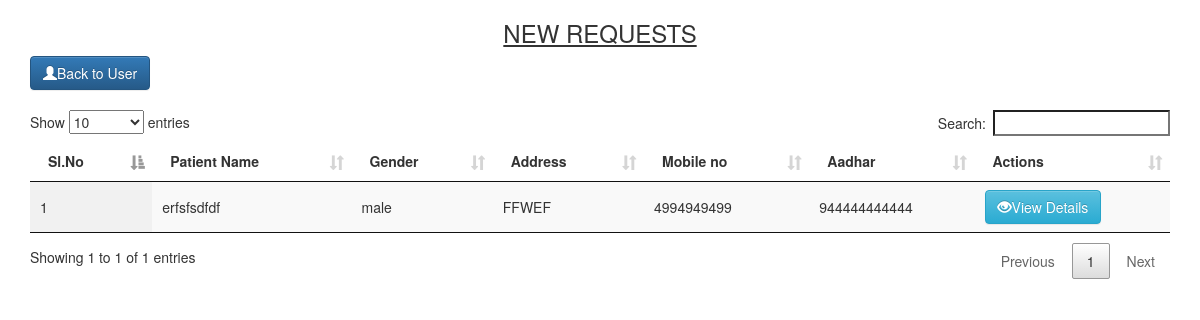
/Login/applicant/newpatient.php (signed in), run on the app's committed database.
### tables this page shows
CREATE TABLE IF NOT EXISTS `patients` (
  `p_name` varchar(255) NOT NULL,
  `p_age` varchar(100) NOT NULL,
  `p_dob` varchar(255) NOT NULL,
  `p_gender` varchar(255) NOT NULL,
  `p_address` varchar(255) NOT NULL,
  `p_mob` varchar(255) NOT NULL,
  `p_aadhar` varchar(255) NOT NULL,
  `p_verify` varchar(255) NOT NULL,
  `a_aadhar` varchar(255) NOT NULL,
  `a_name` varchar(255) NOT NULL,
  `p_date` date DEFAULT NULL,
  `comment` varchar(255) NOT NULL,
  `rej_date` varchar(255) DEFAULT NULL,
  PRIMARY KEY (`p_aadhar`)
);

CREATE TABLE IF NOT EXISTS `checkup` (
  `p_aadhar` varchar(255) NOT NULL,
  `p_landmark` varchar(255) NOT NULL,
  `p_disease` varchar(255) NOT NULL,
  `p_curr_stat` varchar(255) NOT NULL,
  `p_curr_check_stat` varchar(255) NOT NULL,
  `p_curr_hlth_cond` varchar(255) NOT NULL,
  `checkup_date` varchar(255) DEFAULT NULL,
  `checked` varchar(255) NOT NULL,
  `status` varchar(255) DEFAULT NULL,
  `c_date` varchar(255) DEFAULT NULL,
  PRIMARY KEY (`p_aadhar`)
);

### Login/applicant/newpatient.php (the view, shortened to what this page needs)
<?php
include 'connect.php';
?>
<!DOCTYPE html>
<html lang="en">
<head>
    <link rel="stylesheet" href="css/bootstrap.min.css">
    <link rel="stylesheet" href="css/bootstrap-theme.min.css">
    <link rel="stylesheet" href="css/loader.css">
    <link rel="stylesheet" type="text/css" href="dashboard/vendor/font-awesome/css/font-awesome.min.css">
    <link rel="stylesheet" href="css/jquery.dataTables.min.css">
    <link rel="stylesheet" href="css/dataTables.bootstrap.min.css">
    <link rel="stylesheet" href="css/responsive.bootstrap.min.css">
</head>
<body onload="myFunction()" style="margin:0;">
    <div class="container">
       <div>
            <h3><center><u>NEW REQUESTS</u></center></h3>
            <a class="btn btn-primary" href="http://localhost/pcu/Login/applicant/index.php" ><span class='glyphicon glyphicon-user' aria-hidden='true'></span>Back to User</a>
        </div>
        <br>
        <table id="example" class="display nowrap" cellspacing="0" width="100%">
            <thead>
                <tr>
                    <th>Sl.No</th>
                    <th>Patient Name</th>
                    <th>Gender</th>
                    <th>Address</th>
                    <th>Mobile no</th>
                    <th>Aadhar</th>
                    <th>Actions</th>
                </tr>
            </thead>
            <tbody>
                <?php
	                $b = $_SESSION['a_id'];
                $sql = "SELECT * FROM patients,checkup WHERE patients.p_aadhar=checkup.p_aadhar AND p_verify='0' AND a_aadhar='$b'";
                    $result = $conn->query($sql);
                    if ($result->num_rows > 0) {
                        $a = 1;
                        while($row = $result->fetch_assoc()) {
                            $b = $a++;
                            $id = $b;
                            $p_name = $row['p_name'];
                            $p_address = $row['p_address'];
                            $p_mob = $row['p_mob'];
                            $p_aadhar = $row['p_aadhar'];
                            $p_gender = $row['p_gender'];
                    ?>
                <tr>
                    <td>
                        <?php echo $id; ?>
                    </td>
                    <td>
                        <?php echo $p_name; ?>
                    </td>
                    <td>
                        <?php echo $p_gender; ?>
                    </td>
                    <td>
                        <?php echo $p_address; ?>
                    </td>
                    <td>
                        <?php echo $p_mob; ?>
                    </td>
                    <td>
                        <?php echo $p_aadhar; ?>
                    </td>
                    <td>
                        <a href="#edit<?php echo $p_aadhar;?>" data-toggle="modal">
                            <button type='button' class='btn btn-info'><span class='glyphicon glyphicon-eye-open' aria-hidden='true'></span>View Details</button>
                        </a>
                    </td>
                </tr>
                <?php
                        }
                       ?>
                      <?php
}
?>
            </tbody>
        </table>
    </div>
</body>
</html>

### data on the page
patients: id "1", p_name "erfsfsdfdf", p_gender "male", p_address "FFWEF", p_mob "4994949499", checkup.p_aadhar "944444444444"
